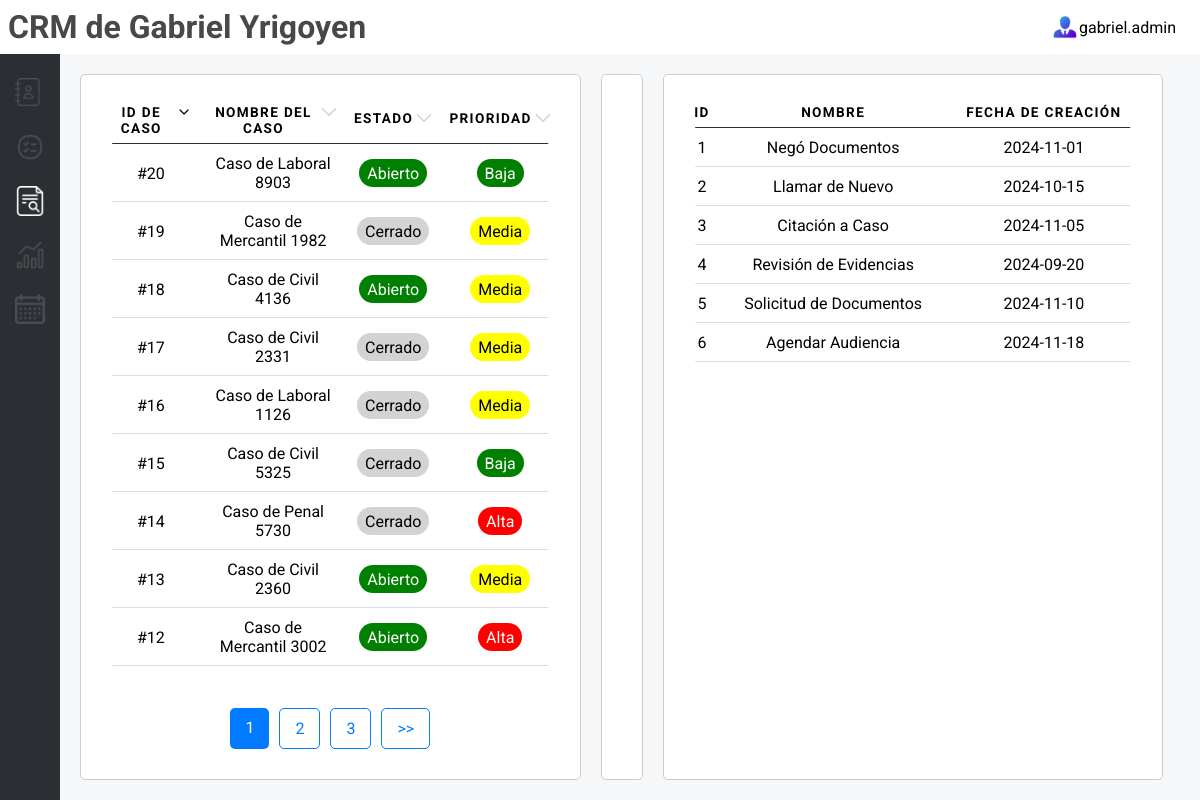
The app's page /cases/page/1/id/desc with its own data.
### tables this page shows
CREATE TABLE casos (
    id INTEGER PRIMARY KEY AUTOINCREMENT,
    id_cliente INTEGER NOT NULL,
    nombre_caso TEXT NOT NULL,
    tipo_caso TEXT NOT NULL,
    estado BOOLEAN NOT NULL DEFAULT 1, -- 1: Abierto, 0: Cerrado
    prioridad INTEGER NOT NULL DEFAULT 2, -- 1: Alta, 2: Media, 3: Baja
    id_abogado INTEGER,
    id_asistente INTEGER,
    fecha_creacion TEXT NOT NULL,
    fecha_deadline TEXT NOT NULL,
    id_documentos INTEGER,
    FOREIGN KEY (id_cliente) REFERENCES clientes (id),
    FOREIGN KEY (id_abogado) REFERENCES abogados (id),
    FOREIGN KEY (id_asistente) REFERENCES asistentes (id)
    );

### app.py (the view)
@app.route('/cases', defaults={'page': 1, 'order_by': 'nombre_caso', 'order_direction': 'asc'})
@app.route('/cases/page/<int:page>/<order_by>/<order_direction>')
def cases(page, order_by, order_direction):
    message = "Casos"
    per_page = 9  # Número de registros por página
    offset = (page - 1) * per_page  # Calcular el desplazamiento para la paginación
    casos = get_cases_join(order_by=order_by, order_direction=order_direction, limit=per_page, offset=offset)
    total_records = get_total_records('casos')
    total_pages = (total_records + per_page - 1) // per_page  # Redondeo hacia arriba
    return render_template(
        "cases.html",
        casos=casos,
        current_page=page,
        total_pages=total_pages,
        message=message,
        order_by=order_by,
        order_direction=order_direction
    )

### db_connection.py (called while the page is built)
def conectar():
    try:
        print("Conexión exitosa a la base de datos")
        return sqlite3.connect('crm_law_firm.db')
    except sqlite3.Error as e:
        print(f"Error al conectar a la base de datos: {e}")
        return None

def get_total_records(table_name):
    conn = conectar()
    cursor = conn.cursor()
    query = f"SELECT COUNT(*) FROM {table_name}"
    cursor.execute(query)
    total_records = cursor.fetchone()[0]
    conn.close()
    return total_records

### templates/cases.html (shortened to what this page needs)
{% include 'header.html' %}
<div id="cases">
    <div class="case-list">
        <table>
            <thead>
                <tr>
                    <th><span>ID de Caso<a
                                href="/cases/page/{{ current_page }}/id/{{ 'desc' if order_direction == 'asc' else 'asc' }}">
                                <img class="filter" src="{{ url_for('static', filename='up.png') if order_direction == 'asc' and order_by == 'id' else (url_for('static', filename='down.png') if order_direction == 'desc' and order_by == 'id' else url_for('static', filename='arrow-grey.png')) }}
                        " alt="Orden">
                            </a>
                        </span>
                    </th>
                    <th><span>Nombre del Caso<a
                                href="/cases/page/{{ current_page }}/nombre_caso/{{ 'desc' if order_direction == 'asc' else 'asc' }}">
                                <img class="filter" src="{{ url_for('static', filename='up.png') if order_direction == 'asc' and order_by == 'nombre_caso' else (url_for('static', filename='down.png') if order_direction == 'desc' and order_by == 'nombre_caso' else url_for('static', filename='arrow-grey.png')) }}
                    " alt="Orden">
                            </a>
                        </span>
                    </th>
                    <th><span>Estado<a
                            href="/cases/page/{{ current_page }}/estado/{{ 'desc' if order_direction == 'asc' else 'asc' }}">
                            <img class="filter" src="{{ url_for('static', filename='up.png') if order_direction == 'asc' and order_by == 'estado' else (url_for('static', filename='down.png') if order_direction == 'desc' and order_by == 'estado' else url_for('static', filename='arrow-grey.png')) }}
                    " alt="Orden">
                        </a>
                    </span>
                    </th>
                    <th><span>Prioridad<a
                            href="/cases/page/{{ current_page }}/prioridad/{{ 'desc' if order_direction == 'asc' else 'asc' }}">
                            <img class="filter" src="{{ url_for('static', filename='up.png') if order_direction == 'asc' and order_by == 'prioridad' else (url_for('static', filename='down.png') if order_direction == 'desc' and order_by == 'prioridad' else url_for('static', filename='arrow-grey.png')) }}
                " alt="Orden">
                        </a>
                    </span>
                    </th>
                </tr>
            </thead>
            <tbody>
                {% for caso in casos %}
                <tr class="clickable-case" data-id="{{ caso[0] }}" data-nombre="{{ caso[1] }}"
                    data-estado="{% if caso[3] == 1 %}Abierto{% else %}Cerrado{% endif %}"
                    data-prioridad="{{ caso[4] }}" data-abogado="{{ caso[8] }}" data-cliente="{{ caso[7] }}"
                    data-tipo="{{ caso[2] }}" data-creacion="{{ caso[5] }}">
                    <td data-label="ID de Caso">#{{ caso[0] }}</td>
                    <td data-label="Nombre del Caso">{{ caso[1] }}</td>
                    <td data-label="Estado">
                        <span class="estado {% if caso[3] == 1 %}verde{% else %}gris{% endif %}">
                            {% if caso[3] == 1 %}Abierto{% else %}Cerrado{% endif %}
                        </span>
                    </td>
                    <td data-label="Prioridad">
                        <span
                            class="estado {% if caso[4] == 1 %}rojo{% elif caso[4] == 2 %}amarillo{% else %}verde{% endif %}">
                            {% if caso[4] == 1 %}
                            Alta
                            {% elif caso[4] == 2 %}
                            Media
                            {% elif caso[4] == 3 %}
                            Baja
                            {% endif %}
                        </span>
                    </td>
                </tr>
                {% endfor %}
            </tbody>
        </table>
        <section class="pagination">
                 {% for page in range(1, total_pages + 1) %} <a
                    href="/cases/page/{{ page }}/{{ order_by }}/{{ order_direction }}"
                    class="{% if page == current_page %}active{% endif %}">
                    {{ page }}
            </a>
            {% endfor %}
            {% if current_page < total_pages %} <a
                href="/cases/page/{{ current_page + 1 }}/{{ order_by }}/{{ order_direction }}">>>
                </a>
                {% endif %}
        </section>
    </div>
    <div class="case-details">
    </div>
    <div class="notes-section">
        <table>
            <thead>
                <tr>
                    <th>ID</th>
                    <th>Nombre</th>
                    <th>Fecha de Creación</th>
                </tr>
            </thead>
            <tbody>
                <tr>
                    <td>1</td>
                    <td>Negó Documentos</td>
                    <td>2024-11-01</td>
                </tr>
                <tr>
                    <td>2</td>
                    <td>Llamar de Nuevo</td>
                    <td>2024-10-15</td>
                </tr>
                <tr>
                    <td>3</td>
                    <td>Citación a Caso</td>
                    <td>2024-11-05</td>
                </tr>
                <tr>
                    <td>4</td>
                    <td>Revisión de Evidencias</td>
                    <td>2024-09-20</td>
                </tr>
                <tr>
                    <td>5</td>
                    <td>Solicitud de Documentos</td>
                    <td>2024-11-10</td>
                </tr>
                <tr>
                    <td>6</td>
                    <td>Agendar Audiencia</td>
                    <td>2024-11-18</td>
                </tr>
            </tbody>
        </table>
    </div>
</div>
{% include 'footer.html' %}

### static/style.css (style rules this page uses)
body { background-color: #F5F7F9; font-family: "Roboto", sans-serif; height: 100vh; margin: 0; display: flex; flex-direction: column; }
a { text-decoration: none; }
th span { display: flex; justify-content: center; }
th span img { padding-left: 0.2rem; }
.estado { margin-top: 0.6rem; padding: 0.3rem 0.5rem; border-radius: 1rem; color: white; }
.gris { background-color: #D3D3D3; color: black; }
.rojo { background-color: red; }
.verde { background-color: green; }
.amarillo { background-color: yellow; color: black; }
.filter { height: 1rem; width: auto; }
table { border-collapse: collapse; margin: 0; padding: 0; width: 100%; }
table tr { position: relative; }
table tr::before { content: ''; position: absolute; bottom: 0; left: 50%; width: 95%; height: 1.5px; background-color: #ddd; transform: translateX(-50%); }
table th, table td { padding: .625em; text-align: center; }
table th { font-size: .85em; letter-spacing: .1em; text-transform: uppercase; }
.pagination { margin-top: auto; justify-self: flex-end; display: flex; padding: 10px; }
.pagination a { padding: 10px 15px; margin: 0 5px; text-decoration: none; color: #007bff; border: 1px solid #007bff; border-radius: 5px; transition: background-color 0.3s; }
.pagination a.active { background-color: #007bff; color: white; border: none; }
*, *:before, *:after { -moz-box-sizing: border-box; -webkit-box-sizing: border-box; box-sizing: border-box; }
table thead tr::before { background-color: #2b2f33; }

### static/calendar.css (style rules this page uses)
*, *:before, *:after { -moz-box-sizing: border-box; -webkit-box-sizing: border-box; box-sizing: border-box; }

### static/cases.css (style rules this page uses)
#cases { display: flex; width: 95%; margin: 20px; gap: 20px; }
.case-list, .case-details, .notes-section { background-color: white; border: 1px solid #ccc; padding: 20px; border-radius: 5px; }
.case-list { display: flex; flex-direction: column; align-items: center; flex: 2; overflow-x: auto; }
.case-details { display: flex; flex-direction: column; gap: 15px; }
.notes-section { flex: 2; overflow-x: auto; }

### records on screen
casos: id "20", nombre_caso "Caso de Laboral 8903", estado "Abierto", prioridad "Baja"
casos: id "19", nombre_caso "Caso de Mercantil 1982", estado "Cerrado", prioridad "Media"
casos: id "18", nombre_caso "Caso de Civil 4136", estado "Abierto", prioridad "Media"
casos: id "17", nombre_caso "Caso de Civil 2331", estado "Cerrado", prioridad "Media"
casos: id "16", nombre_caso "Caso de Laboral 1126", estado "Cerrado", prioridad "Media"
casos: id "15", nombre_caso "Caso de Civil 5325", estado "Cerrado", prioridad "Baja"
casos: id "14", nombre_caso "Caso de Penal 5730", estado "Cerrado", prioridad "Alta"
casos: id "13", nombre_caso "Caso de Civil 2360", estado "Abierto", prioridad "Media"
casos: id "12", nombre_caso "Caso de Mercantil 3002", estado "Abierto", prioridad "Alta"

### other values on screen
{{ page }} "1" "2" "3"
